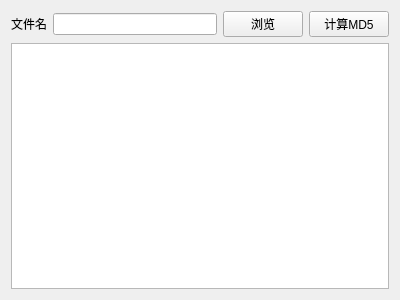
<?xml version="1.0" encoding="UTF-8"?>
<ui version="4.0">
 <class>WidgetCalcMD5</class>
 <widget class="QWidget" name="WidgetCalcMD5">
  <property name="geometry">
   <rect>
    <x>0</x>
    <y>0</y>
    <width>400</width>
    <height>300</height>
   </rect>
  </property>
  <property name="windowTitle">
   <string>WidgetCalcMD5</string>
  </property>
  <layout class="QVBoxLayout" name="verticalLayout">
   <item>
    <layout class="QHBoxLayout" name="horizontalLayout">
     <item>
      <widget class="QLabel" name="label">
       <property name="text">
        <string>文件名</string>
       </property>
      </widget>
     </item>
     <item>
      <widget class="QLineEdit" name="lineEditFileName"/>
     </item>
     <item>
      <widget class="QPushButton" name="pushButtonBrowser">
       <property name="text">
        <string>浏览</string>
       </property>
      </widget>
     </item>
     <item>
      <widget class="QPushButton" name="pushButtonCalcMD5">
       <property name="text">
        <string>计算MD5</string>
       </property>
      </widget>
     </item>
    </layout>
   </item>
   <item>
    <widget class="QTextBrowser" name="textBrowserInfo"/>
   </item>
  </layout>
 </widget>
 <resources/>
 <connections/>
</ui>
